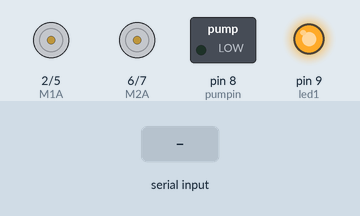
Simulated run of this sketch. Board: Arduino Uno, built with avr-gcc and run on an emulated ATmega328P. Parts: motor-driver pin pairs drawn as motors (green arrow = first pin HIGH = forward, orange = second pin HIGH = backward, longer = more drive), switched loads named in the sketch (green lamp = pin HIGH), output pins drawn as LEDs (lit = HIGH). Inputs (shaded band) come from the test bench.

Above: at 1.2 s.
1.3 s: "B" received over Serial
At 2.2 s:
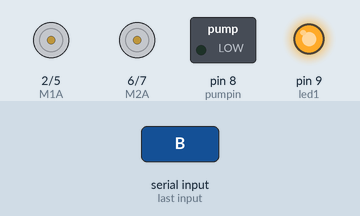
2.8 s: "F" received over Serial
At 3.3 s:
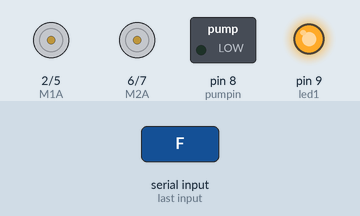
4.3 s: "L" received over Serial
At 5.5 s:
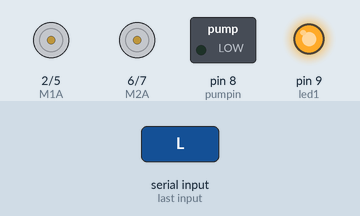
5.8 s: "R" received over Serial
At 6.8 s:
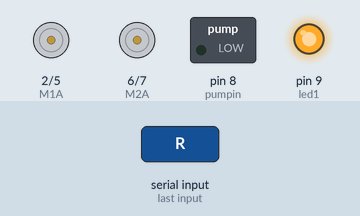
7.3 s: "x" received over Serial
At 8.4 s:
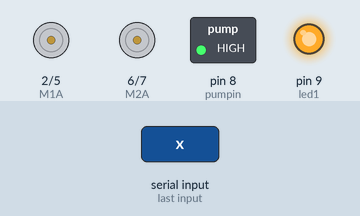
8.8 s: "X" received over Serial
At 9.5 s:
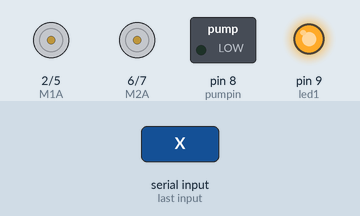
Timing chart, 0 to 11.3 s (numbered marks = the images above; inputs shaded):
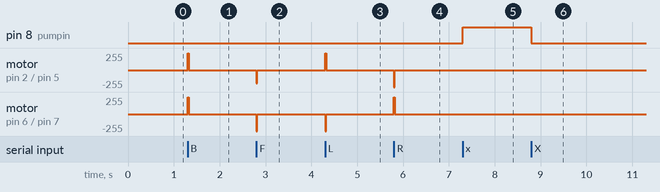

Measured:
- after the input at 1.3 s, motor on pin 2 (M1A) / pin 5 (M1B), motor on pin 6 (M2A) / pin 7 (M2B): stopped → forward 255/255 at once, → stopped 0.02 s later
- after the input at 2.8 s, motor on pin 2 (M1A) / pin 5 (M1B): stopped → backward 200/255 at once, → stopped 0.02 s later; motor on pin 6 (M2A) / pin 7 (M2B): stopped → backward 255/255 at once, → stopped 0.02 s later
- after the input at 4.3 s, motor on pin 2 (M1A) / pin 5 (M1B): stopped → forward 255/255 at once, → stopped 0.02 s later; motor on pin 6 (M2A) / pin 7 (M2B): stopped → backward 255/255 at once, → stopped 0.02 s later
- after the input at 5.8 s, motor on pin 2 (M1A) / pin 5 (M1B): stopped → backward 255/255 at once, → stopped 0.02 s later; motor on pin 6 (M2A) / pin 7 (M2B): stopped → forward 255/255 at once, → stopped 0.02 s later
- after the input at 7.3 s, pin 8 (pumpin): LOW → HIGH at once
- after the input at 8.8 s, pin 8 (pumpin): HIGH → LOW at once

The sketch:

Gardening_Robot.ino
```cpp
const int M1A = 2;
const int M1B = 5;
const int M2A = 6;
const int M2B = 7;
const int pumpin = 8;
const int led1 = 9;
const int gnd = 10;
char input;
void setup() {
  // put your setup code here, to run once:
pinMode(M1A,OUTPUT);
pinMode(M1B,OUTPUT);
pinMode(M2A,OUTPUT);
pinMode(M2B,OUTPUT);
pinMode(led1,OUTPUT);
pinMode(gnd,OUTPUT);
pinMode(pumpin,OUTPUT);
digitalWrite(pumpin,0);
digitalWrite(gnd,0);
digitalWrite(led1,1);
Serial.begin(9600);
}

void loop() {
  if(Serial.available()){
    input = Serial.read();
    if(input == 'B'){
      backward();
    }
    else if(input == 'F'){
      forward();
    }
    else if(input == 'L'){
      left();
    }
    else if(input == 'R'){
      right();
    }
    else if(input == 'X'){
      pump(true);
    }
    else if(input == 'x'){
      pump(false);
    }
    delay(22);
  }
  else{
    stop_();
  }

}

void pump(bool in){
  if(in){
    digitalWrite(pumpin,0);
  }
  else{
    digitalWrite(pumpin,1);
  }
}

void stop_(){
  digitalWrite(M1A,0);
  digitalWrite(M1B,0);
  digitalWrite(M2A,0);
  digitalWrite(M2B,0);
}

void forward(){
  digitalWrite(M1A,0);
  analogWrite(M1B,200);
  digitalWrite(M2A,0);
  digitalWrite(M2B,1);
}
void backward(){
  digitalWrite(M1A,1);
  digitalWrite(M1B,0);
  digitalWrite(M2A,1);
  digitalWrite(M2B,0);
}
void left(){
  digitalWrite(M1A,1);
  digitalWrite(M1B,0);
  digitalWrite(M2A,0);
  digitalWrite(M2B,1);
}
void right(){
  digitalWrite(M1A,0);
  digitalWrite(M1B,1);
  digitalWrite(M2A,1);
  digitalWrite(M2B,0);
}
```
